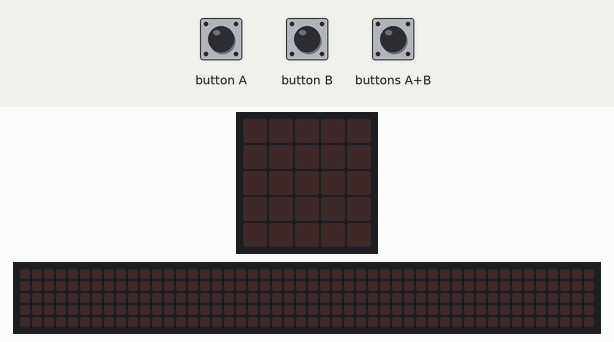
This program was run on a simulated BBC micro:bit (MakeCode). Shown: the board's 5×5 LED display, a strip that is not on the board, showing the scrolling text unrolled. Inputs (shaded band) come from the test bench. The 48×5 strip is a reading aid, not a part: it shows the text the display is scrolling, unrolled, one strip-width of it at a time.

Above: at 1.2 s.
1.3 s: button A pressed for 0.15 s
At 2.2 s:
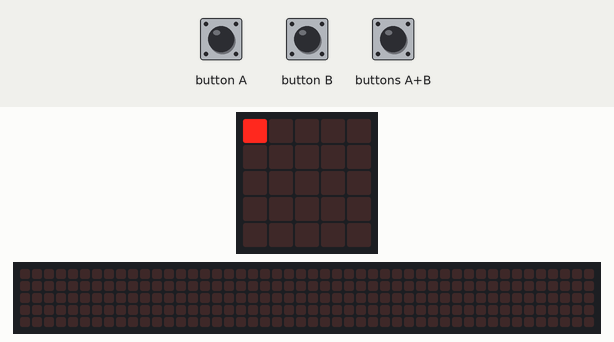
4.4 s: buttons A+B pressed for 0.15 s
At 4.62 s:
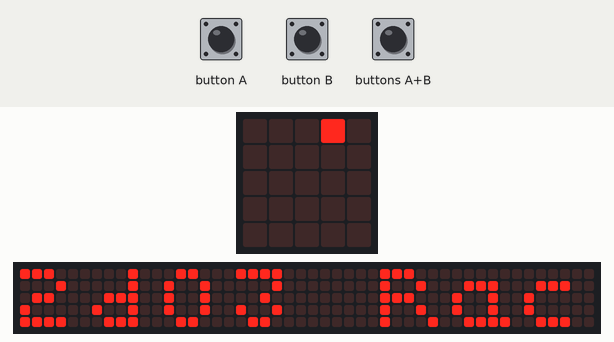
7.4 s: button A pressed for 0.15 s
At 7.62 s:
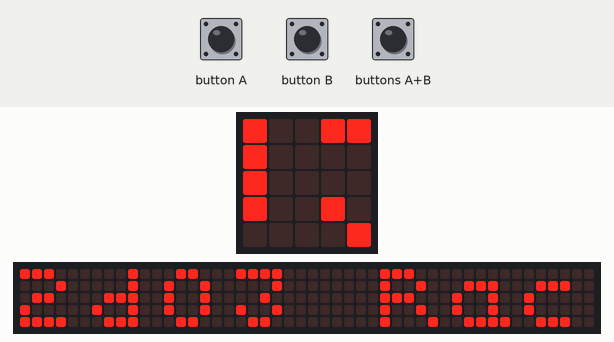
10.4 s: button A pressed for 0.15 s
At 12.6 s:
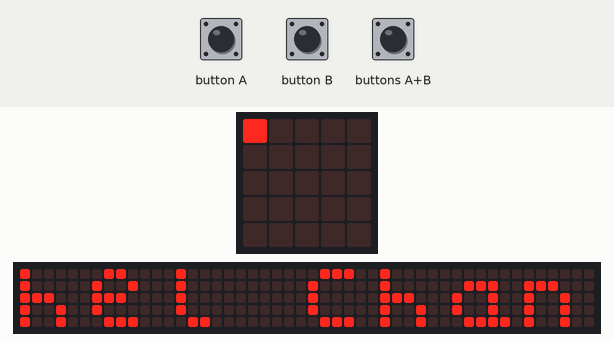
13.4 s: button A pressed for 0.15 s
16.4 s: buttons A+B pressed for 1 s
At 20.07 s:
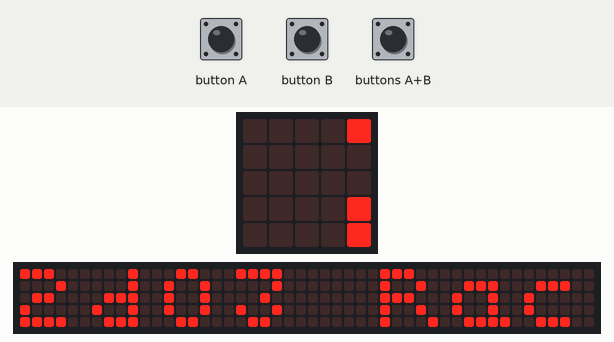

The program:

main.ts
```typescript
let counter1 = 0
input.onButtonPressed(Button.A, function () {
    counter1 = 0
    while (counter1 <= 4) {
        led.plot(counter1, 0)
        basic.pause(1000)
        basic.clearScreen()
        counter1 += 1
    }
})
input.onButtonPressed(Button.AB, function () {
    basic.showString("2d03 Rachel Chan")
})
```

test.ts
```typescript
// 在這裡測試；當此封包作為擴充功能時，將不會編譯此內容。
```

Measured:
- after the input at 1.3 s, the display: changes after 0.15 s (image 1)
- after the input at 4.4 s, the display: first differs from a run without the input after 0.15 s (image 2)
- after the input at 7.4 s, the display: first differs from a run without the input after 0.15 s (image 3)
- after the input at 10.4 s, the display: first differs from a run without the input after 2.2 s (image 4)
- what the display in image 1 shows lasts 1.0 s, from 1.5 s to 2.5 s
